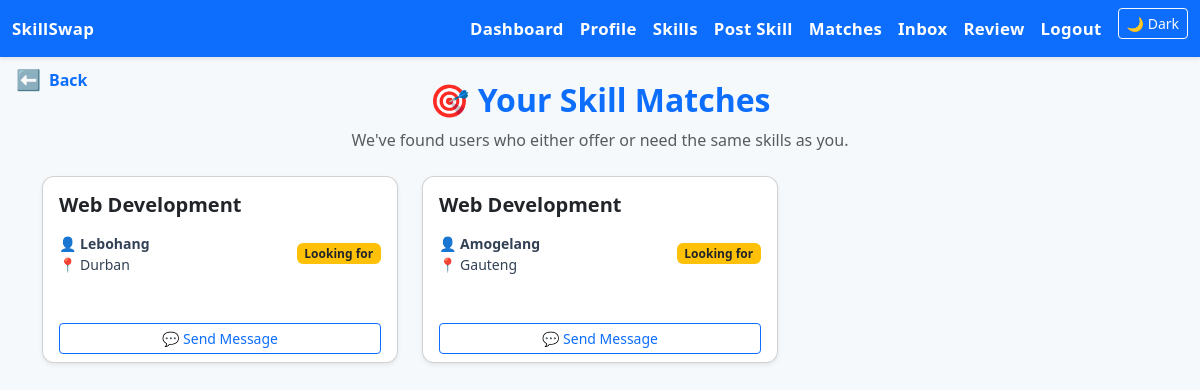
Page /matches/ (signed in) on the committed database.
### core/models.py (models this page shows, shortened)
class SkillListing(models.Model):
    user = models.ForeignKey(User, on_delete=models.CASCADE)
    skill = models.ForeignKey(Skill, on_delete=models.CASCADE)
    description = models.TextField()
    is_offer = models.BooleanField()
    created_at = models.DateTimeField(auto_now_add=True)

class Skill(models.Model):
    name = models.CharField(max_length=100)

class User(AbstractUser):
    bio = models.TextField(blank=True)
    location = models.CharField(max_length=100, blank=True)
    verified = models.BooleanField(default=False)
    video_intro_url = models.URLField(blank=True)
    profile_image = models.ImageField(upload_to='profile_images/', blank=True, null=True)

### core/views.py (the view)
# urls.py: path('matches/', views.match_list, name='matches'),
@login_required
def match_list(request):
    user_needs = SkillListing.objects.filter(user=request.user, is_offer=False)
    user_offers = SkillListing.objects.filter(user=request.user, is_offer=True)
    matches = []
    for need in user_needs:
        potential = SkillListing.objects.filter(skill=need.skill, is_offer=True).exclude(user=request.user)
        matches.extend(potential)
    for offer in user_offers:
        potential = SkillListing.objects.filter(skill=offer.skill, is_offer=False).exclude(user=request.user)
        matches.extend(potential)
    matches = list({m.id: m for m in matches}.values())
    return render(request, 'core/match_list.html', {'matches': matches})

### core/templates/core/match_list.html (shortened to what this page needs)
{% extends 'core/base.html' %}
{% block content %}
<div class="fade-in">
  <div class="mb-4 text-center">
    <h2 class="fw-bold text-primary">🎯 Your Skill Matches</h2>
    <p class="text-muted">We've found users who either offer or need the same skills as you.</p>
  </div>
  {% if matches %}
  <div class="row">
    {% for match in matches %}
      <div class="col-md-4">
        <div class="card mb-4 shadow-sm custom-card h-100 d-flex flex-column justify-content-between">
          <div class="card-body">
            <h5 class="card-title fw-bold text-capitalize">{{ match.skill.name }}</h5>
            <div class="d-flex justify-content-between align-items-center mt-3">
              <small>
                👤 <strong>{{ match.user.username }}</strong><br>
                📍 {{ match.user.location }}
              </small>
              <span class="badge {% if match.is_offer %}bg-success{% else %}bg-warning text-dark{% endif %}">
                {{ match.is_offer|yesno:"Offering,Looking for" }}
              </span>
            </div>
          </div>
          <div class="card-footer bg-transparent border-0">
            <a href="{% url 'messages' match.user.id %}" class="btn btn-sm btn-outline-primary w-100">
              💬 Send Message
            </a>
          </div>
        </div>
      </div>
    {% endfor %}
  </div>
  {% else %}
  <div class="alert alert-info text-center mt-4">
    <h5>No matches found yet.</h5>
    <p>Try posting more skills or exploring others’ listings!</p>
  </div>
  {% endif %}
</div>
{% endblock %}

### core/static/core/style.css (style rules this page uses)
body { background-color: #f6f9fc; font-family: 'Segoe UI', Tahoma, Geneva, Verdana, sans-serif; color: #1e293b; }
.card { background-color: #ffffff; box-shadow: 0 4px 12px rgba(0,0,0,0.08); border-radius: 12px; transition: transform 0.2s ease; }
h1, h2, h4 { font-weight: 700; color: #1e293b; }
p, small, label, .form-label { color: #334155; }
.fade-in { animation: fadeIn 0.6s ease-in; }

### rows in the picture
SkillListing: skill.name "Web Development", user.username "Lebohang", user.location "Durban", is_offer "Looking for"
SkillListing: skill.name "Web Development", user.username "Amogelang", user.location "Gauteng", is_offer "Looking for"
